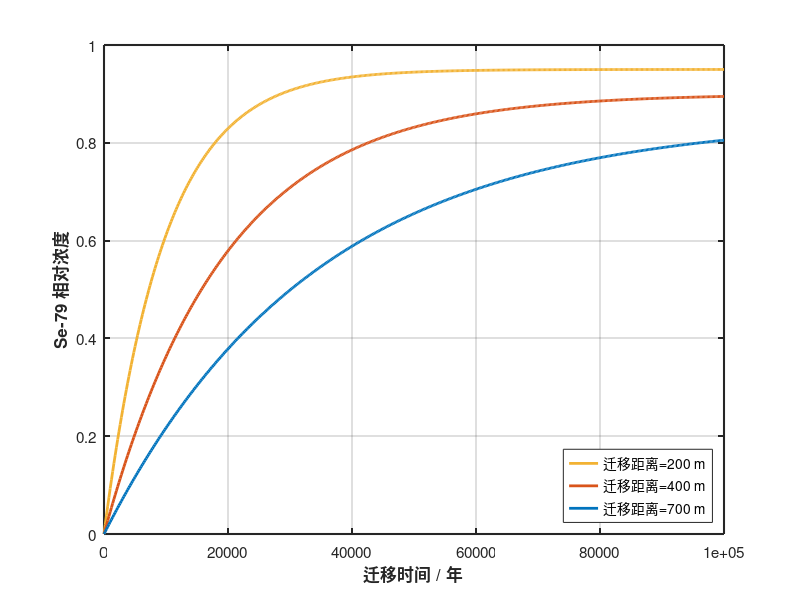

MATLAB code to generate this figure: (Note: this script raises an error after producing the figure.)
clc; clear; close all;

%% 时间向量
t = linspace(0, 1e5, 500); % 年

%% 固定迁移距离（米）
distances = [200, 400, 700]; 

%% 典型有效迁移速度（m/年）
v = 54.5; R = 1321;
v_eff = v / R;

%% 稳态相对浓度上限
C_max = [0.95, 0.90, 0.85];

%% 缩放因子
scale_factor = 0.5;

%% 计算累积相对浓度
C_results = zeros(length(t), length(distances));

for i = 1:length(distances)
    x0 = distances(i);
    C = C_max(i) * (1 - exp(-scale_factor * v_eff * t / x0));
    C_results(:, i) = C;
end

%% 绘图
figure('Position',[100,100,900,600]);

% === 设置颜色：使用图片中的蓝色、红色和金黄色 ===
color_golden = [0.95, 0.70, 0.20];   % 金黄色
color_red    = [0.85, 0.33, 0.10];   % 图片中的红色（来自你之前的代码）
color_blue   = [0.00, 0.45, 0.74];   % 图片中的蓝色（来自你之前的代码）

colors = [color_golden; color_red; color_blue];

hold on;
for i = 1:length(distances)
    plot(t, C_results(:,i), 'Color', colors(i,:), 'LineWidth', 2, ...
        'DisplayName', sprintf('迁移距离=%d m', distances(i)));
end

%% 图形属性
xlabel('迁移时间 / 年','FontSize',12,'FontWeight','bold');
ylabel('Se-79 相对浓度','FontSize',12,'FontWeight','bold');
% title('裂隙域中Se-79浓度随迁移时间变化','FontSize',14,'FontWeight','bold');
xlim([0 max(t)]);
ylim([0 1]);
grid on; box on;
legend('Location','southeast','FontSize',10);
set(gca,'FontSize',11,'LineWidth',1.5,'TickDir','in');
ax = gca; ax.Color = [0.98 0.98 0.98];

fprintf('调整后累积浓度曲线生成完成！（颜色：金黄色、红色、蓝色）\n');
